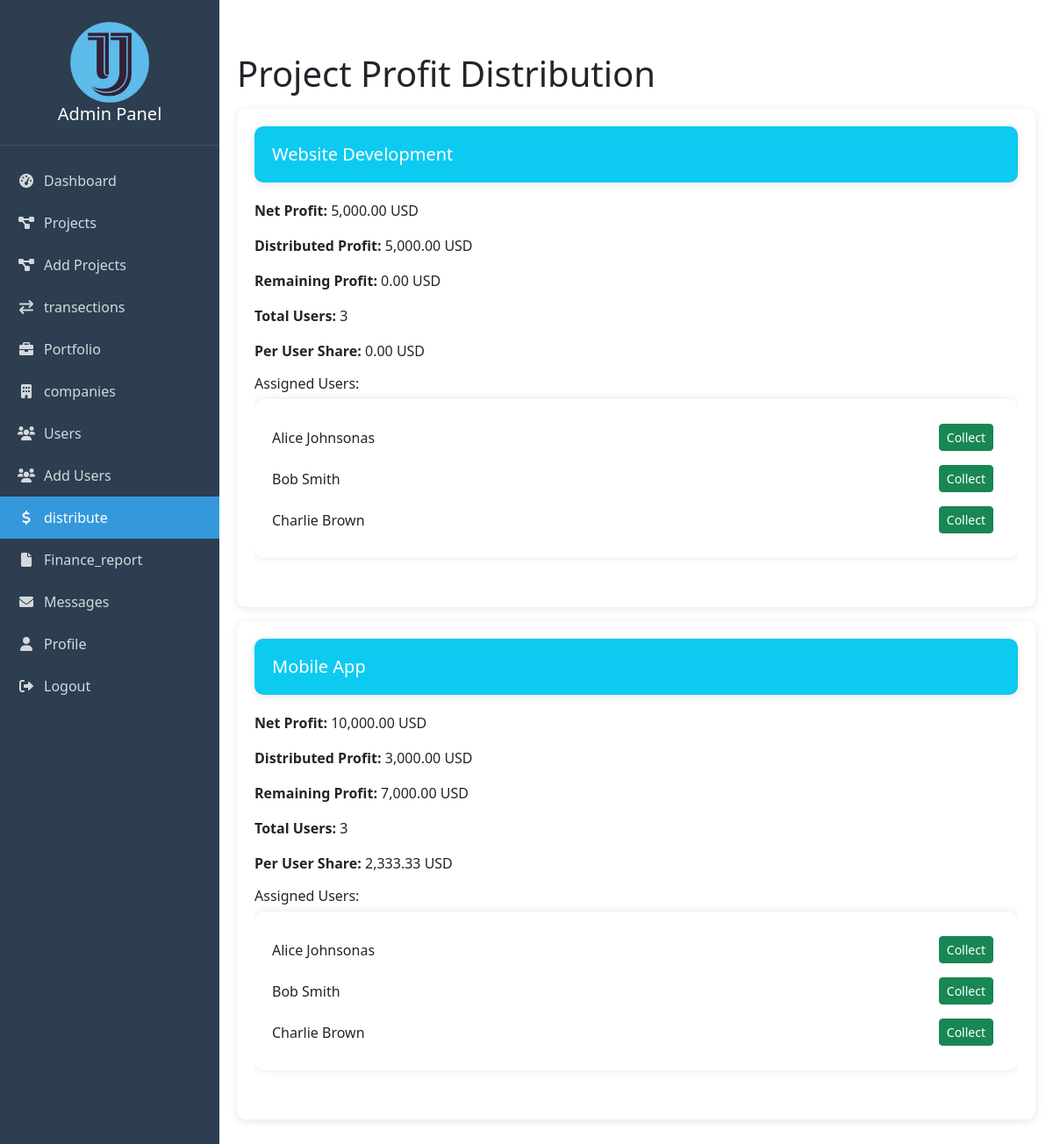
Before: /admin1/profit_distribution.php (signed in) with the older database file.
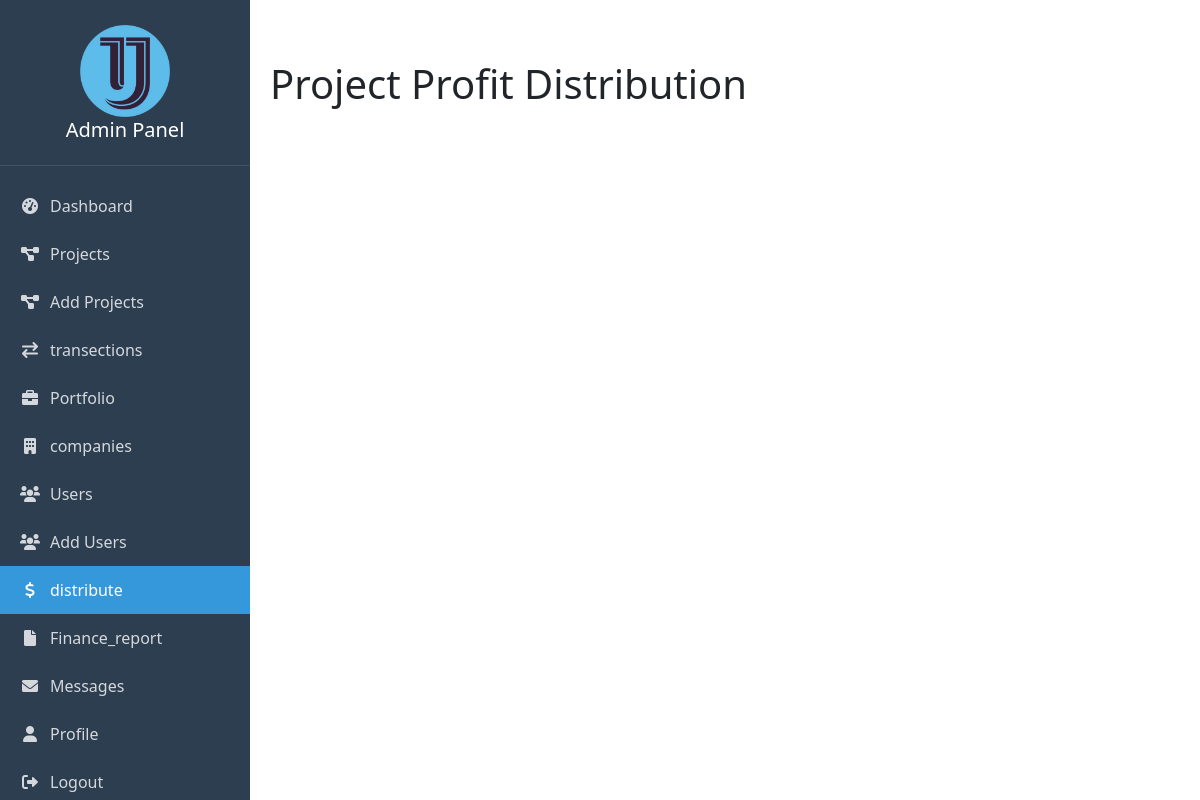
After: the same page with the newer database file.
### tables this page shows
CREATE TABLE `project_profit` (
  `profit_id` int(11) NOT NULL,
  `project_id` int(11) NOT NULL,
  `net_profit` decimal(10,2) NOT NULL DEFAULT 0.00,
  `distributed_profit` decimal(10,2) NOT NULL DEFAULT 0.00,
  `created_at` timestamp NOT NULL DEFAULT current_timestamp()
);

CREATE TABLE `projects` (
  `project_id` int(11) NOT NULL,
  `name` varchar(255) NOT NULL,
  `description` text DEFAULT NULL,
  `start_date` date DEFAULT NULL,
  `end_date` date DEFAULT NULL,
  `created_at` timestamp NOT NULL DEFAULT current_timestamp(),
  `status` enum('pending','in_progress','completed') NOT NULL DEFAULT 'pending'
);

CREATE TABLE `users` (
  `user_id` int(11) NOT NULL,
  `name` varchar(255) NOT NULL,
  `email` varchar(255) NOT NULL,
  `password_hash` varchar(255) NOT NULL,
  `role` enum('admin','employee','investor') NOT NULL,
  `wallet_balance` decimal(12,2) DEFAULT 0.00,
  `created_at` timestamp NOT NULL DEFAULT current_timestamp()
);

### admin1/profit_distribution.php (the view, shortened to what this page needs)
<?php
require_once 'auth_check.php';
$projectsQuery = "
    SELECT p.project_id, p.name, pp.net_profit, pp.distributed_profit
    FROM projects p
    JOIN project_profit pp ON p.project_id = pp.project_id
";
$projectsResult = mysqli_query($conn, $projectsQuery);
?>
<?php include 'nav.php'; ?>
<!DOCTYPE html>
<html lang="en">
<head>
</head>
<body>
<div class="main-content">
    <h1>Project Profit Distribution</h1>
    <?php while ($project = mysqli_fetch_assoc($projectsResult)): ?>
        <?php
        $remainingProfit = $project['net_profit'] - $project['distributed_profit'];
        $usersQuery = "
            SELECT u.user_id, u.name
            FROM project_users pu
            JOIN users u ON pu.user_id = u.user_id
            WHERE pu.project_id = {$project['project_id']}
        ";
        $usersResult = mysqli_query($conn, $usersQuery);
        $totalUsers = mysqli_num_rows($usersResult);
        $individualShare = $totalUsers > 0 ? $remainingProfit / $totalUsers : 0;
        ?>
        <div class="stat-card my-3">
            <div class="stat-card bg-info text-white">
                <h5 class="mb-0"><?php echo $project['name']; ?></h5>
            </div>
            <div class="card-body table table-responsive">
                <p><strong>Net Profit:</strong> <?php echo number_format($project['net_profit'], 2); ?> USD</p>
                <p><strong>Distributed Profit:</strong> <?php echo number_format($project['distributed_profit'], 2); ?> USD</p>
                <p><strong>Remaining Profit:</strong> <?php echo number_format($remainingProfit, 2); ?> USD</p>
                <p><strong>Total Users:</strong> <?php echo $totalUsers; ?></p>
                <p><strong>Per User Share:</strong> <?php echo number_format($individualShare, 2); ?> USD</p>
                <h6>Assigned Users:</h6>
                <ul class="finance-card">
                    <?php while ($user = mysqli_fetch_assoc($usersResult)): ?>
                        <li class="list-group-item d-flex justify-content-between align-items-center">
                            <?php echo $user['name']; ?>
                            <form action="profit_distribution.php" method="POST" class="d-inline">
                                <button type="submit" class="btn btn-success btn-sm" name="collect_profit">Collect</button>
                            </form>
                        </li>
                    <?php endwhile; ?>
                </ul>
            </div>
        </div>
    <?php endwhile; ?>
</div>
</body>
</html>

### admin1/nav.php (shortened to what this page needs)
<!DOCTYPE html>
<html lang="en">
<head>
  <link href="https://cdn.jsdelivr.net/npm/bootstrap@5.3.0/dist/css/bootstrap.min.css" rel="stylesheet">
  <link rel="stylesheet" href="https://cdnjs.cloudflare.com/ajax/libs/font-awesome/6.0.0/css/all.min.css">
  <link rel="stylesheet" href="https://cdnjs.cloudflare.com/ajax/libs/aos/2.3.4/aos.css">
</head>
<body>
  <div class="sidebar">
    <div class="sidebar-header">
      <img src="assets/upparac6.png" alt="upparac-web-devlopment">
      <h5>Admin Panel</h5>
    </div>
    <nav class="mt-3">
      <a href="dashboard.php" class="nav-link <?php echo basename($_SERVER['PHP_SELF']) == 'dashboard.php' ? 'active' : ''; ?>">
        <i class="fas fa-tachometer-alt"></i> Dashboard
      </a>
      <a href="project_finances.php" class="nav-link <?php echo basename($_SERVER['PHP_SELF']) == 'project_finances.php' ? 'active' : ''; ?>">
        <i class="fas fa-project-diagram"></i> Projects
      </a>
      <a href="projects.php" class="nav-link <?php echo basename($_SERVER['PHP_SELF']) == 'projects.php' ? 'active' : ''; ?>">
        <i class="fas fa-project-diagram"></i> Add Projects
      </a>
      <a href="transactions_log.php" class="nav-link <?php echo basename($_SERVER['PHP_SELF']) == 'transactions_log.php' ? 'active' : ''; ?>">
        <i class="fas fa-exchange"></i> transections
      </a>
      <a href="portfolio.php" class="nav-link <?php echo basename($_SERVER['PHP_SELF']) == 'portfolio.php' ? 'active' : ''; ?>">
        <i class="fas fa-briefcase"></i> Portfolio
      </a>
      <a href="companies.php" class="nav-link <?php echo basename($_SERVER['PHP_SELF']) == 'companies.php' ? 'active' : ''; ?>">
        <i class="fas fa-building"></i> companies
      </a>
      <a href="user_wallets.php" class="nav-link <?php echo basename($_SERVER['PHP_SELF']) == 'user_wallets.php' ? 'active' : ''; ?>">
        <i class="fas fa-users"></i> Users
      </a>
      <a href="user_management.php" class="nav-link <?php echo basename($_SERVER['PHP_SELF']) == 'user_management.php' ? 'active' : ''; ?>">
        <i class="fas fa-users"></i>Add Users
      </a>
      <a href="profit_distribution.php" class="nav-link <?php echo basename($_SERVER['PHP_SELF']) == 'profit_distribution.php' ? 'active' : ''; ?>">
        <i class="fas fa-dollar-sign"></i> distribute
      </a>
      <a href="financial_report.php" class="nav-link <?php echo basename($_SERVER['PHP_SELF']) == 'financial_report.php' ? 'active' : ''; ?>">
        <i class="fas fa-file"></i> Finance_report
      </a>
      <a href="view_contacts.php" class="nav-link <?php echo basename($_SERVER['PHP_SELF']) == 'view_contacts.php' ? 'active' : ''; ?>">
        <i class="fas fa-envelope"></i> Messages
      </a>
      <a href="profile.php" class="nav-link <?php echo basename($_SERVER['PHP_SELF']) == 'profile.php' ? 'active' : ''; ?>">
        <i class="fas fa-user"></i> Profile
      </a>
      <a href="logout.php" class="nav-link">
        <i class="fas fa-sign-out-alt"></i> Logout
      </a>
    </nav>
  </div>
  <div class="main-content">
  </div>
</body>
</html>

### admin1/nav.php (style rules this page uses)
:root { --sidebar-width: 250px; --primary-color: #2c3e50; --secondary-color: #34495e; --accent-color: #3498db; }
.sidebar { position: fixed; top: 0; left: 0; height: 100%; width: var(--sidebar-width); background: var(--primary-color); padding-top: 10px; color: white; transition: all 0.3s ease; z-index: 1000; display: flex; flex-direction: column; overflow: hidden; }
.sidebar nav { flex-grow: 1; overflow-y: auto; max-height: calc(100vh - 130px); }
.sidebar-header { padding: 15px; text-align: center; border-bottom: 1px solid rgba(255, 255, 255, 0.1); }
.sidebar-header img { max-width: 90px; margin-bottom: 1px; }
.main-content { margin-left: var(--sidebar-width); padding: 20px; transition: all 0.3s ease; }
.nav-link { color: rgba(255, 255, 255, 0.8); padding: 12px 20px; display: flex; align-items: center; transition: all 0.3s ease; }
.nav-link i { margin-right: 10px; width: 20px; text-align: center; }
.nav-link.active { background: var(--accent-color); color: white; }
.finance-card { background: white; border-radius: 10px; padding: 20px; margin-bottom: 20px; box-shadow: 0 0 10px rgba(0, 0, 0, 0.1); }

### admin1/profit_distribution.php (style rules this page uses)
.stat-card { background: white; border-radius: 10px; padding: 20px; margin-bottom: 20px; box-shadow: 0 2px 10px rgba(0, 0, 0, 0.1); transition: transform 0.3s ease; }

Changed rows visible on the page:
removed project_profit: project.name "Website Development", net_profit "5,000.00", distributed_profit "5,000.00", remainingProfit "0.00", totalUsers "3", individualShare "0.00"
removed users: name "Alice Johnsonas"
removed users: name "Bob Smith"
removed users: name "Charlie Brown"
removed project_profit: project.name "Mobile App", net_profit "10,000.00", distributed_profit "3,000.00", remainingProfit "7,000.00", totalUsers "3", individualShare "2,333.33"
